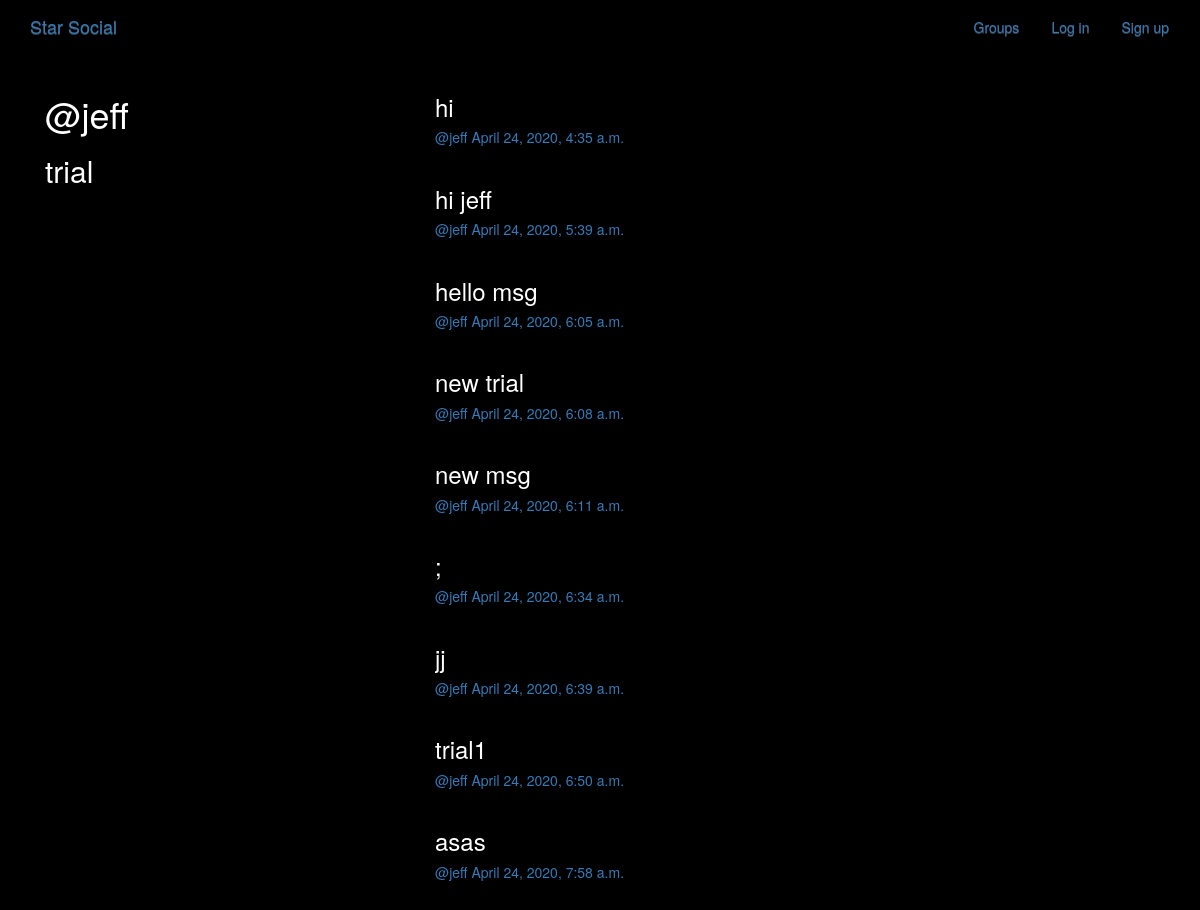
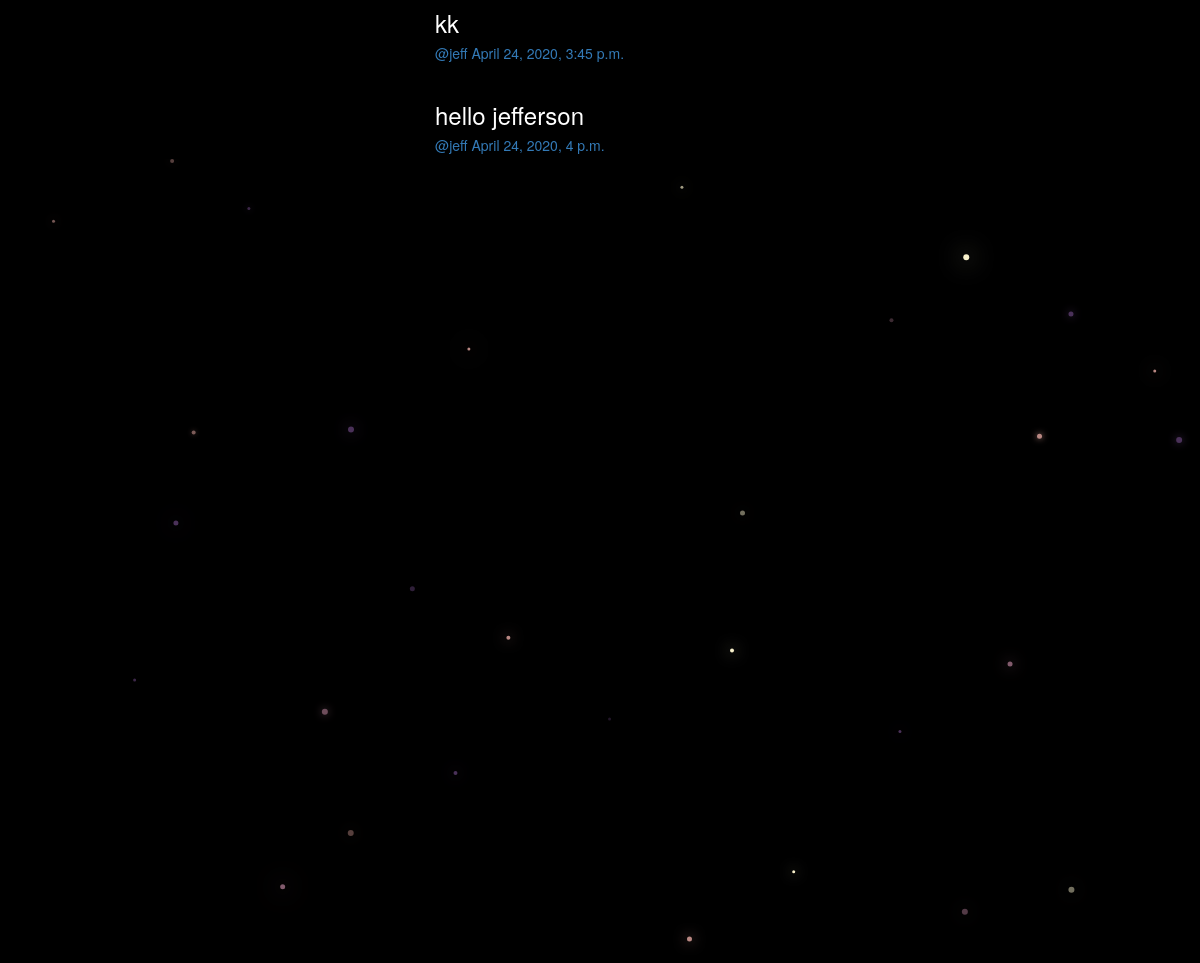
The page /posts/by/jeff/ on the database its author committed (2 pictures, top to bottom).
### posts/models.py (models this page shows, shortened)
class Post(models.Model):
    user = models.ForeignKey(User,related_name='posts',on_delete=models.CASCADE)
    created_at = models.DateTimeField(auto_now=True)
    message = models.TextField()
    message_html = models.TextField()
    message_html = models.TextField(editable=False)
    group = models.ForeignKey(Group,related_name='posts',null=True,blank=True,on_delete=models.CASCADE)

### posts/views.py (the view)
# urls.py: url(r'by/(?P<username>[-\w]+)/$',views.UserPosts.as_view(),name='for_user'),
class UserPosts(generic.ListView):
    model = models.Post
    template_name = 'posts/user_post_list.html'
    def get_queryset(self):
        try:
            self.post_user = User.objects.prefetch_related('posts').get(username__iexact=self.kwargs.get('username'))
        except User.DoesNotExist:
            raise Http404
        else:
            return self.post_user.posts.all()
    def get_context_data(self,**kwargs):
        context = super().get_context_data(**kwargs)
        context['post_user'] = self.post_user
        return context

### posts/templates/posts/user_post_list.html
{% extends "posts/post_base.html" %}
{% block prepost %}
  <div class="col-md-4">
    <h1>@{{ post_user.username }}</h1>
    <h2>trial</h2>
  </div>
{% endblock %}
{% block post_content %}
<div class="col-md-8">
  {% for post in post_list %}
    {% include "posts/_post.html"%}
  {% endfor %}
</div>
{% endblock %}

### posts/templates/posts/_post.html (shortened to what this page needs)
<div class="post media">
  <h3>{{ post.message_html|safe }}</h3>
  <div class="media-body">
    <h5 class="media-heading">
    <span class="username">
      <a href="{% url 'posts:for_user' username=post.user.username %}">@{{ post.user.username }}</a></span>
    <time class="time">
      <a href="{% url 'posts:single' username=post.user.username pk=post.pk %}">
      {{ post.created_at }}</a></time>
    </h5>
  </div>
</div>

### static/simplesocial/css/master.css (style rules this page uses)
body { margin: 0; overflow: hidden; background-color: black; color:white; }

### rows shown on the page
Post: message_html "hi", user.username "jeff", created_at "April 24, 2020, 4:35 a.m."
Post: message_html "hi jeff", user.username "jeff", created_at "April 24, 2020, 5:39 a.m."
Post: message_html "hello msg", user.username "jeff", created_at "April 24, 2020, 6:05 a.m."
Post: message_html "new trial", user.username "jeff", created_at "April 24, 2020, 6:08 a.m."
Post: message_html "new msg", user.username "jeff", created_at "April 24, 2020, 6:11 a.m."
Post: message_html ";", user.username "jeff", created_at "April 24, 2020, 6:34 a.m."
Post: message_html "jj", user.username "jeff", created_at "April 24, 2020, 6:39 a.m."
Post: message_html "trial1", user.username "jeff", created_at "April 24, 2020, 6:50 a.m."
Post: message_html "asas", user.username "jeff", created_at "April 24, 2020, 7:58 a.m."
Post: message_html "kk", user.username "jeff", created_at "April 24, 2020, 3:45 p.m."
Post: message_html "hello jefferson", user.username "jeff", created_at "April 24, 2020, 4 p.m."

### other values the page prints
{{ post_user.username }} "jeff"
